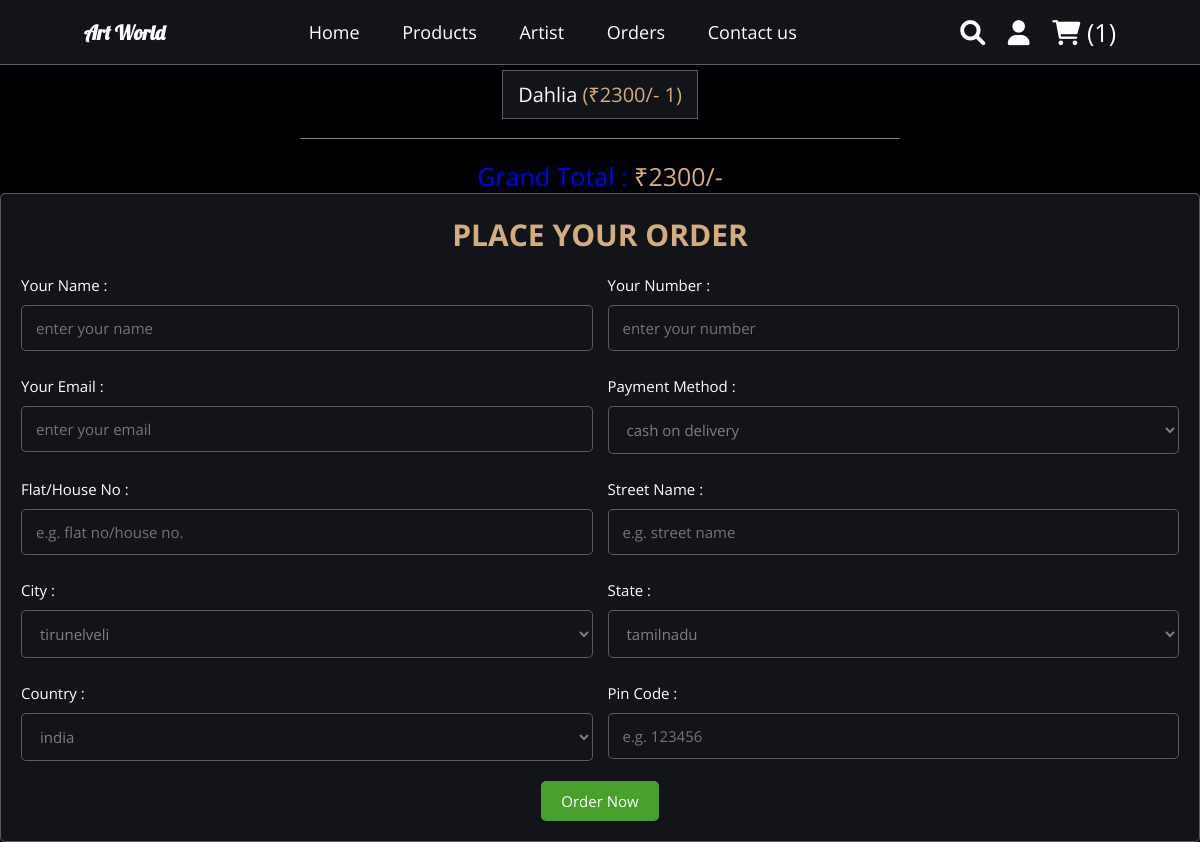
/user_orders.php (signed in), run on the app's committed database.
### tables this page shows
CREATE TABLE `cart` (
  `c_id` int(100) NOT NULL,
  `p_id` int(30) NOT NULL,
  `user_id` int(100) NOT NULL,
  `price` int(100) NOT NULL,
  `quantity` int(100) NOT NULL,
  `image` varchar(200) NOT NULL
);

CREATE TABLE `products` (
  `id` int(100) NOT NULL,
  `user_id` int(100) NOT NULL,
  `name` varchar(50) NOT NULL,
  `artist_name` varchar(100) NOT NULL,
  `art_type` varchar(255) NOT NULL,
  `price` varchar(100) NOT NULL,
  `image` varchar(255) NOT NULL,
  `theme` varchar(255) NOT NULL,
  `length` int(100) NOT NULL,
  `breadth` int(100) NOT NULL,
  `description` varchar(100) NOT NULL,
  `placed_on` date NOT NULL
);

### user_orders.php (the view, shortened to what this page needs)
<?php
include 'connection.php';
$user_id = $_SESSION['user_id'];
?>
<html>
<head>
   <link rel="stylesheet" href="https://cdnjs.cloudflare.com/ajax/libs/font-awesome/6.0.0/css/all.min.css">
   <link rel="stylesheet" href="user_css.css">
</head>
<body>
<?php include 'user_header.php'; ?>
<section class="display-order">
   <?php
      $final_price = 0;
      $result3 = mysqli_query($conn, "SELECT * FROM `cart` INNER JOIN products ON products.id=cart.p_id WHERE cart.user_id='$user_id'") or die('query failed');
      if(mysqli_num_rows($result3) > 0){
         while($row3 = mysqli_fetch_assoc($result3)){
            $total_price = ($row3['price'] * $row3['quantity']);
            $final_price += $total_price;
   ?>
   <p> <?php echo $row3['name']; ?> <span>(<?php echo '₹'.$row3['price'].'/-'.'  '. $row3['quantity']; ?>)</span> </p>
   <?php
      }
   }else{
      echo '<p class="empty">your cart is empty</p>';
   }
   ?>
   <br><center>
   <br><hr width="50%" color="grey" size="3"></center>
   <div class="grand-total"> grand total : <span>₹<?php echo $final_price; ?>/-</span> </div>
</section>
<section class="user-orders">
   <form action="" method="post">
      <h3>place your order</h3>
      <div class="flex">
         <div class="inputBox">
            <span>your name :</span>
            <input type="text" name="name" required placeholder="enter your name">
         </div>
         <div class="inputBox">
            <span>your number :</span>
            <input type="number" name="number" required placeholder="enter your number">
         </div>
         <div class="inputBox">
            <span>your email :</span>
            <input type="email" name="email" required placeholder="enter your email">
         </div>
         <div class="inputBox">
            <span>payment method :</span>
            <select name="method">
               <option value="cash on delivery">cash on delivery</option>
            </select>
         </div>
         <div class="inputBox">
            <span>Flat/House No :</span>
            <input type="number" min="0" name="flat" required placeholder="e.g. flat no/house no.">
         </div>
         <div class="inputBox">
            <span>Street Name :</span>
            <input type="text" name="street" required placeholder="e.g. street name">
         </div>
         <div class="inputBox">
            <span>city :</span>
            <select name="city">
               <option value="tirunelveli">tirunelveli</option>
            </select>
         </div>
         <div class="inputBox">
            <span>state :</span>
            <select name="state">
               <option value="tamilnadu">tamilnadu</option>
            </select>
         </div>
         <div class="inputBox">
            <span>country :</span>
            <select name="country">
               <option value="india">india</option>
            </select>
         </div>
         <div class="inputBox">
            <span>pin code :</span>
            <input type="number" min="0" name="pin_code" required placeholder="e.g. 123456">
         </div>
      </div>
      <center><input type="submit" value="order now" class="btn" name="order_btn"></center>
   </form>
</section>
</body>
</html>

### user_css.css (style rules this page uses)
:root { --main-color:#d3ad7f; --black:#13131a; --bg:#010103; --border:.1rem solid rgba(255,255,255,.3); }
* { font-family: 'Open Sans', sans-serif; margin:0; padding:0; box-sizing: border-box; outline: none; border:none; text-decoration: none; transition: .2s linear; }
html { font-size: 62.5%; overflow-x: hidden; scroll-padding-top: 9rem; scroll-behavior: smooth; }
body { background: #010103; }
.btn { display: inline-block; margin-top: 1rem; padding:1rem 2rem; cursor: pointer; color:white; background-color: #4aa02c; font-size: 1.5rem; border-radius: .5rem; text-transform: capitalize; }
.display-order { max-width: 1200px; margin: 0 auto; text-align: center; padding-bottom: 0; }
.display-order p { background-color: #13131a; color:white; font-size: 2rem; padding:1rem 1.5rem; border:.1rem solid rgba(255,255,255,.3); display: inline-block; margin:.5rem; text-transform: capitalize; }
.display-order p span { color:#d3ad7f; }
.display-order .grand-total { margin-top: 2rem; font-size: 2.5rem; color:blue; text-transform: capitalize; }
.display-order .grand-total span { color:#d3ad7f; }
.user-orders form { max-width: 1200px; padding:2rem; border:.1rem solid rgba(255,255,255,.3); background-color: #13131a; border-radius: .5rem; margin: auto; }
.user-orders form h3 { text-align: center; margin-bottom: 2rem; color:#d3ad7f; text-transform: uppercase; font-size: 3rem; }
.user-orders form .flex { display: flex; flex-wrap: wrap; gap:1.5rem; }
.user-orders form .flex .inputBox { flex:1 1 40rem; }
.user-orders form .flex span { font-size: 1.5rem; color:white; text-transform: capitalize; }
.user-orders form .flex select, .user-orders form .flex input { border:.1rem solid rgba(255,255,255,.3); width: 100%; border-radius: .5rem; background-color: #13131a; padding:1.2rem 1.4rem; font-size: 1.5rem; margin:1rem 0; color:grey; }

### data on the page
cart: p.name "Dahlia", p.price "2300", quantity "1"

### other printed values
$row "1"
$final_price "2300"
